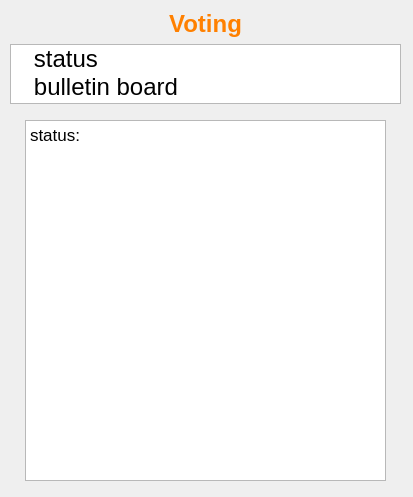
<?xml version="1.0" encoding="UTF-8"?>
<ui version="4.0">
 <class>PvDialog</class>
 <widget class="QDialog" name="PvDialog">
  <property name="geometry">
   <rect>
    <x>0</x>
    <y>0</y>
    <width>413</width>
    <height>497</height>
   </rect>
  </property>
  <property name="windowTitle">
   <string>Dialog</string>
  </property>
  <widget class="QWidget" name="verticalLayoutWidget">
   <property name="geometry">
    <rect>
     <x>10</x>
     <y>10</y>
     <width>391</width>
     <height>481</height>
    </rect>
   </property>
   <layout class="QVBoxLayout" name="verticalLayout">
    <item>
     <widget class="QLabel" name="label">
      <property name="text">
       <string>&lt;html&gt;&lt;head/&gt;&lt;body&gt;&lt;p align=&quot;center&quot;&gt;&lt;span style=&quot; font-size:18pt; font-weight:600; color:#ff8000;&quot;&gt;Voting&lt;/span&gt;&lt;/p&gt;&lt;/body&gt;&lt;/html&gt;</string>
      </property>
     </widget>
    </item>
    <item>
     <widget class="QListWidget" name="listWidget">
      <property name="sizePolicy">
       <sizepolicy hsizetype="Expanding" vsizetype="Fixed">
        <horstretch>0</horstretch>
        <verstretch>0</verstretch>
       </sizepolicy>
      </property>
      <property name="minimumSize">
       <size>
        <width>0</width>
        <height>60</height>
       </size>
      </property>
      <property name="maximumSize">
       <size>
        <width>16777215</width>
        <height>60</height>
       </size>
      </property>
      <item>
       <property name="text">
        <string>   status</string>
       </property>
       <property name="font">
        <font>
         <pointsize>18</pointsize>
        </font>
       </property>
       <property name="foreground">
        <brush brushstyle="NoBrush">
         <color alpha="255">
          <red>255</red>
          <green>128</green>
          <blue>0</blue>
         </color>
        </brush>
       </property>
      </item>
      <item>
       <property name="text">
        <string>   bulletin board</string>
       </property>
       <property name="font">
        <font>
         <pointsize>18</pointsize>
        </font>
       </property>
       <property name="background">
        <brush brushstyle="NoBrush">
         <color alpha="255">
          <red>0</red>
          <green>0</green>
          <blue>0</blue>
         </color>
        </brush>
       </property>
       <property name="foreground">
        <brush brushstyle="NoBrush">
         <color alpha="255">
          <red>255</red>
          <green>128</green>
          <blue>0</blue>
         </color>
        </brush>
       </property>
      </item>
     </widget>
    </item>
    <item>
     <widget class="QStackedWidget" name="stackedWidget">
      <property name="currentIndex">
       <number>0</number>
      </property>
      <widget class="QWidget" name="page">
       <widget class="QTextBrowser" name="textBrowser">
        <property name="geometry">
         <rect>
          <x>15</x>
          <y>10</y>
          <width>361</width>
          <height>361</height>
         </rect>
        </property>
        <property name="html">
         <string>&lt;!DOCTYPE HTML PUBLIC &quot;-//W3C//DTD HTML 4.0//EN&quot; &quot;http://www.w3.org/TR/REC-html40/strict.dtd&quot;&gt;
&lt;html&gt;&lt;head&gt;&lt;meta name=&quot;qrichtext&quot; content=&quot;1&quot; /&gt;&lt;style type=&quot;text/css&quot;&gt;
p, li { white-space: pre-wrap; }
&lt;/style&gt;&lt;/head&gt;&lt;body style=&quot; font-family:'.Helvetica Neue DeskInterface'; font-size:13pt; font-weight:400; font-style:normal;&quot;&gt;
&lt;p style=&quot; margin-top:0px; margin-bottom:0px; margin-left:0px; margin-right:0px; -qt-block-indent:0; text-indent:0px;&quot;&gt;status:&lt;/p&gt;&lt;/body&gt;&lt;/html&gt;</string>
        </property>
       </widget>
      </widget>
      <widget class="QWidget" name="page_2">
       <widget class="QTextBrowser" name="textBrowser_2">
        <property name="geometry">
         <rect>
          <x>15</x>
          <y>1</y>
          <width>361</width>
          <height>371</height>
         </rect>
        </property>
        <property name="html">
         <string>&lt;!DOCTYPE HTML PUBLIC &quot;-//W3C//DTD HTML 4.0//EN&quot; &quot;http://www.w3.org/TR/REC-html40/strict.dtd&quot;&gt;
&lt;html&gt;&lt;head&gt;&lt;meta name=&quot;qrichtext&quot; content=&quot;1&quot; /&gt;&lt;style type=&quot;text/css&quot;&gt;
p, li { white-space: pre-wrap; }
&lt;/style&gt;&lt;/head&gt;&lt;body style=&quot; font-family:'.Helvetica Neue DeskInterface'; font-size:13pt; font-weight:400; font-style:normal;&quot;&gt;
&lt;p style=&quot; margin-top:0px; margin-bottom:0px; margin-left:0px; margin-right:0px; -qt-block-indent:0; text-indent:0px;&quot;&gt;bulletin board&lt;/p&gt;&lt;/body&gt;&lt;/html&gt;</string>
        </property>
       </widget>
      </widget>
     </widget>
    </item>
   </layout>
  </widget>
 </widget>
 <resources/>
 <connections/>
</ui>
